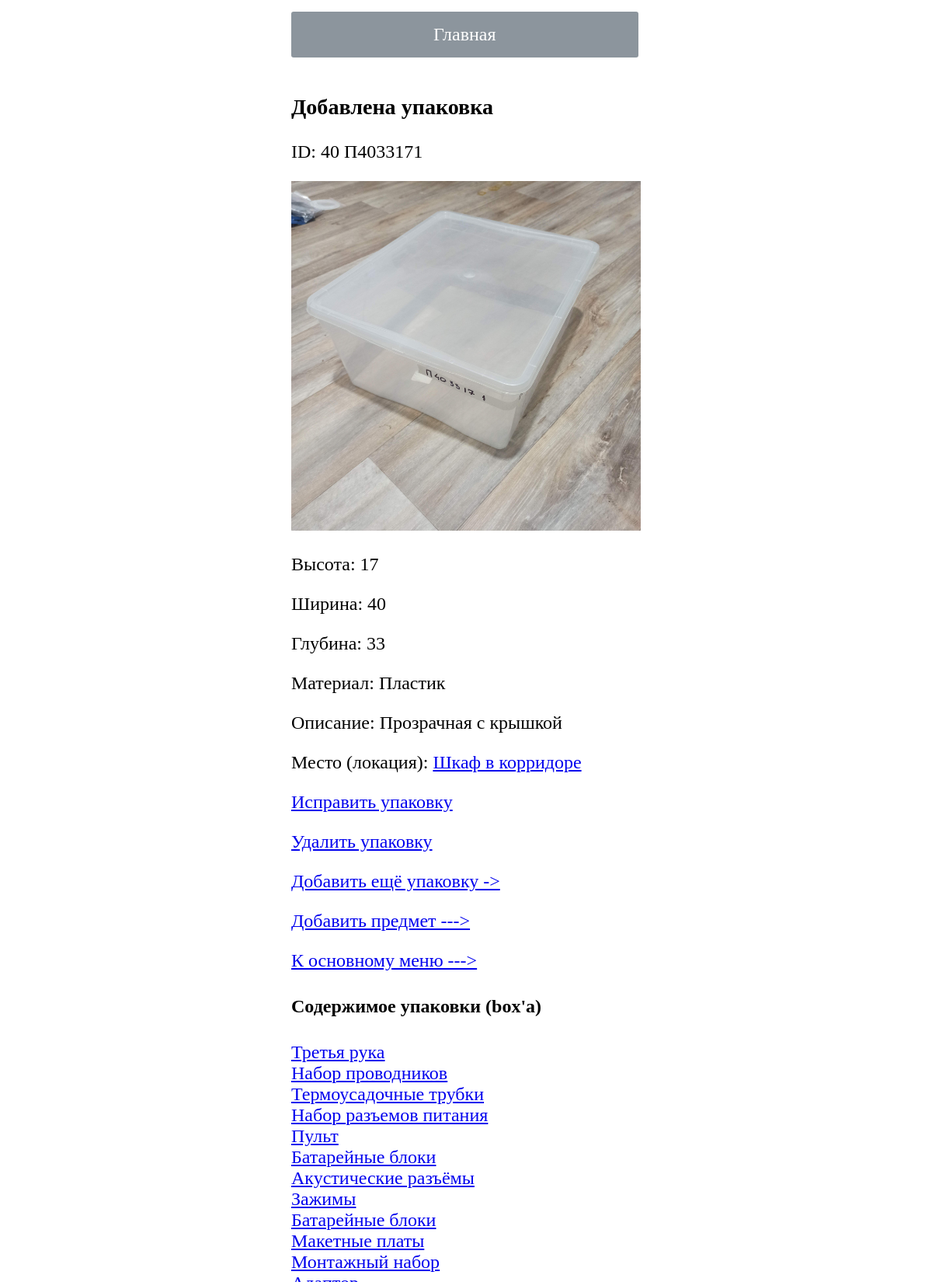
The app's page /inventory/box-detail/40/ (upper part) with its own data.
### inventory_items/models.py (models this page shows, shortened)
class BoxModel(models.Model):
    number = models.CharField(max_length=30,
                              verbose_name="Номер коробки/пакета",
                              blank=False,
                              null=False,
                              unique=True)
    width = models.IntegerField(verbose_name='Ширина бокса/пакета',
                                blank=False,
                                null=False)
    height = models.IntegerField(verbose_name='Высота бокса/пакета',
                                 blank=False,
                                 null=False)
    depth = models.IntegerField(verbose_name='Глубина бокса',
                                blank=False,
                                default=0)
    details = models.TextField(verbose_name="Описание",
                               blank=True)
    photo = models.ImageField(upload_to="uploads/box/%Y/%m/%d",
                              verbose_name='Фото',
                              blank=True,
                              null=True,
                              default=None)
    material = models.ForeignKey("MaterialBoxModel",
                                 verbose_name="Материал",
                                 on_delete=models.SET_NULL,
                                 null=True,
                                 blank=True)
    location = models.ForeignKey(LocationModel,
                                 verbose_name="Место/локация",
                                 on_delete=models.PROTECT,
                                 blank=True,
                                 null=True)
    class Meta:
        ordering = ["-id"]

class MaterialBoxModel(models.Model):
    name = models.CharField(max_length=30,
                            verbose_name="Название материала упаковки",
                            blank=False,
                            null=False,
                            unique=True)
    moisture_protection = models.BooleanField(verbose_name="Влагозащита")
    def __str__(self):
        return self.name

class LocationModel(models.Model):
    name = models.CharField(max_length=30,
                            verbose_name="Название места",
                            blank=False,
                            null=False,
                            unique=True)
    def __str__(self):
        return self.name
    class Meta:
        ordering = ["-id"]

class ItemModel(models.Model):
    name = models.CharField(max_length=30,
                            verbose_name="Название предмета",
                            blank=False)
    photo = models.ImageField(verbose_name="Фотография",
                              blank=True,
                              upload_to='uploads/%Y/%m/%d',
                              null=True,
                              default='uploads/default_item_image.png')
    details = models.TextField(verbose_name="Описание предмета")
    date_create = models.DateTimeField(verbose_name="Время добавления",
                                       auto_now_add=True)
    count = models.IntegerField(verbose_name="Количество/Объём",
                                blank=True,
                                default=1)
    STATUS_OF_ITEM = {
        "exist": "В наличии",
        "recycled": "Переработано",
        "thrown": "Выброшено"
    }
    status = models.CharField(max_length=15,
                              verbose_name="Статус",
                              blank=True,
                              null=False,
                              choices=STATUS_OF_ITEM,
                              default="exist")
    categories = models.ForeignKey(CategoryModel,
                                   verbose_name="Категория предмета",
                                   on_delete=models.PROTECT,
                                   blank=True,
                                   null=True,
                                   default=CategoryModel.get_last_cat_item)
    box = models.ForeignKey(BoxModel,
                            on_delete=models.PROTECT,
                            verbose_name="Упаковка",
                            blank=True,
                            null=True,
                            default=BoxModel.get_last_box_item)
    location = models.ForeignKey(LocationModel,
                                 verbose_name="Место/локация",
                                 on_delete=models.PROTECT,
                                 blank=True,
                                 null=True,
                                 default=LocationModel.get_last_location_item)
    def __str__(self):
        return self.name
    class Meta:
        ordering = ['-id']

### inventory_items/views.py (the view)
class BoxDetailView(DetailView, ContextMixin):
    model = BoxModel
    def get_context_data(self, **kwargs):
        context = super().get_context_data(**kwargs)
        context['items'] = ItemModel.objects.filter(
            box_id=context['object'].id)
        return context

### inventory_items/templates/inventory_items/boxmodel_detail.html (shortened to what this page needs)
{% extends 'inventory_items/base.html' %}
{% block content %}
    <h3>Добавлена упаковка</h3>
    <div>
        <p>
            ID: {{ object.id }}
            {{ object.number }}
        </p>
        <p>
            {% if object.photo.url is not None %}
                <img alt="Фото"
                    class="picture"
                    src="{{ object.photo.url }}">
            {% else %}
                НЕТ ФОТО
            {% endif %}
        </p>
        <p>
            Высота: {{ object.height }}
        </p>
        <p>
            Ширина: {{ object.width }}
        </p>
        <p>
            Глубина: {{ object.depth }}
        </p>
        <p>
            {% if object.material %}
                Материал: {{ object.material }}
            {% else %}
                Материал <u>не указан</u>.
            {% endif %}
        </p>
        <p>
            Описание: {{ object.details }}
        </p>
        <p>
            {% if object.location.id is not None %}
            Место (локация):
                <a href="{% url 'inventory:location-details' pk=object.location.id %}">
                    {{ object.location }}
                </a>
            {% endif %}
        </p>
    </div>
    <div>
        <p>
            <a href="{% url 'inventory:box-update-form' pk=object.id %}">
                Исправить упаковку
            </a>
        </p>
        <p>
            <a href="{% url 'inventory:box-confirm-delete' pk=object.id %}">
                Удалить упаковку
            </a>
        </p>
        <p>
            <a href="{% url 'inventory:box-create' %}">
                Добавить ещё упаковку ->
            </a>
        </p>
        <p>
            <a href="{% url 'inventory:item-create' %}">
                Добавить предмет --->
            </a>
        </p>
        <p>
            <a href="{% url 'inventory:index' %}">
                К основному меню --->
            </a>
        </p>
        <p>
            <h4>Содержимое упаковки (box'a)</h4>
            {% for item in items %}
                <a href="{% url 'inventory:item-details' pk=item.id %}">
                    {{ item }}
                </a>
                <br>
            {% endfor %}
        </p>
    </div>
{% endblock content %}

### inventory_items/static/css/standard_style.css (style rules this page uses)
html { height: 100vh; }
body { min-height: 100%; }
.parent { display: flex; }
div { font-size: 24px; }

### inventory_items/static/css/mobile_style.css (style rules this page uses)
html { height: 100vh; }
body { min-height: 100%; }
.parent { display: flex; }
div { font-size: 30px; }
.picture { width: 450px; }

### records on screen
BoxModel: id "40", number "П4033171", photo (picture), height "17", width "40", depth "33", material "Пластик", details "Прозрачная с крышкой", location "Шкаф в корридоре"
ItemModel: name "Третья рука"
ItemModel: name "Набор проводников"
ItemModel: name "Термоусадочные трубки"
ItemModel: name "Набор разъемов питания"
ItemModel: name "Пульт"
ItemModel: name "Батарейные блоки"
ItemModel: name "Акустические разъёмы"
ItemModel: name "Зажимы"
ItemModel: name "Батарейные блоки"
ItemModel: name "Макетные платы"
ItemModel: name "Монтажный набор"
